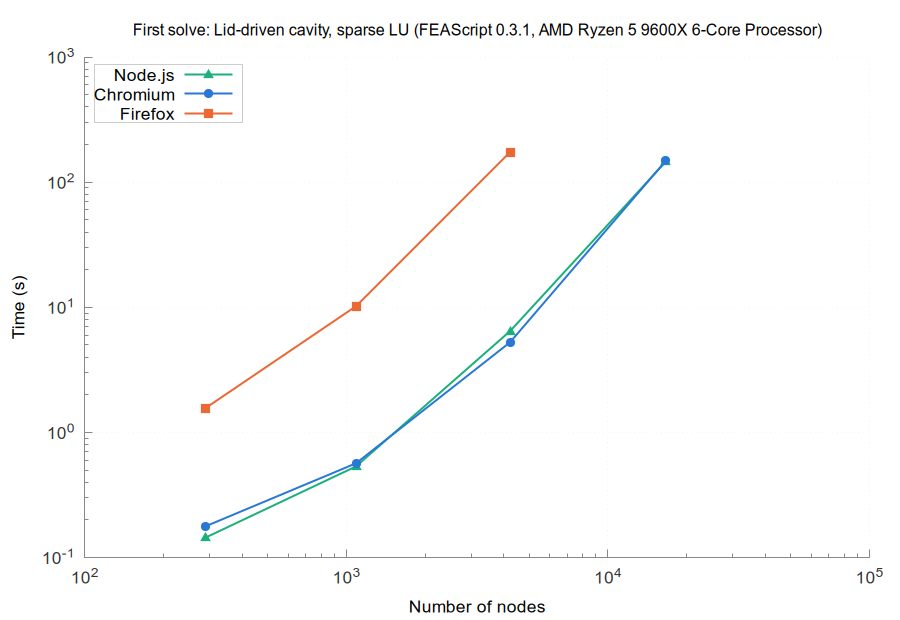

Write gnuplot code to recreate this figure.
set terminal pngcairo size 900,620 font 'Arial,13'
set border 3 lc rgb '#888888'; set tics nomirror tc rgb '#333333'
set grid lc rgb '#e6e6e6' lw 1; set key top left box lc rgb '#cccccc' opaque
set logscale xy; set format y '10^{%L}'; set format x '10^{%L}'
set output 'browsers_Lid_driven_cavity_sparse_LU_first.png'
set title 'First solve: Lid-driven cavity, sparse LU (FEAScript 0.3.1, AMD Ryzen 5 9600X 6-Core Processor)' font 'Arial,12'
set xlabel 'Number of nodes'
set ylabel 'Time (s)'
plot 'browsers_Lid_driven_cavity_sparse_LU_first_node.dat' u 1:2 w lp lw 2 pt 9 ps 1.2 lc rgb '#1baf7a' t 'Node.js', \
     'browsers_Lid_driven_cavity_sparse_LU_first_chromium.dat' u 1:2 w lp lw 2 pt 7 ps 1.2 lc rgb '#2a78d6' t 'Chromium', \
     'browsers_Lid_driven_cavity_sparse_LU_first_firefox.dat' u 1:2 w lp lw 2 pt 5 ps 1.2 lc rgb '#eb6834' t 'Firefox'
